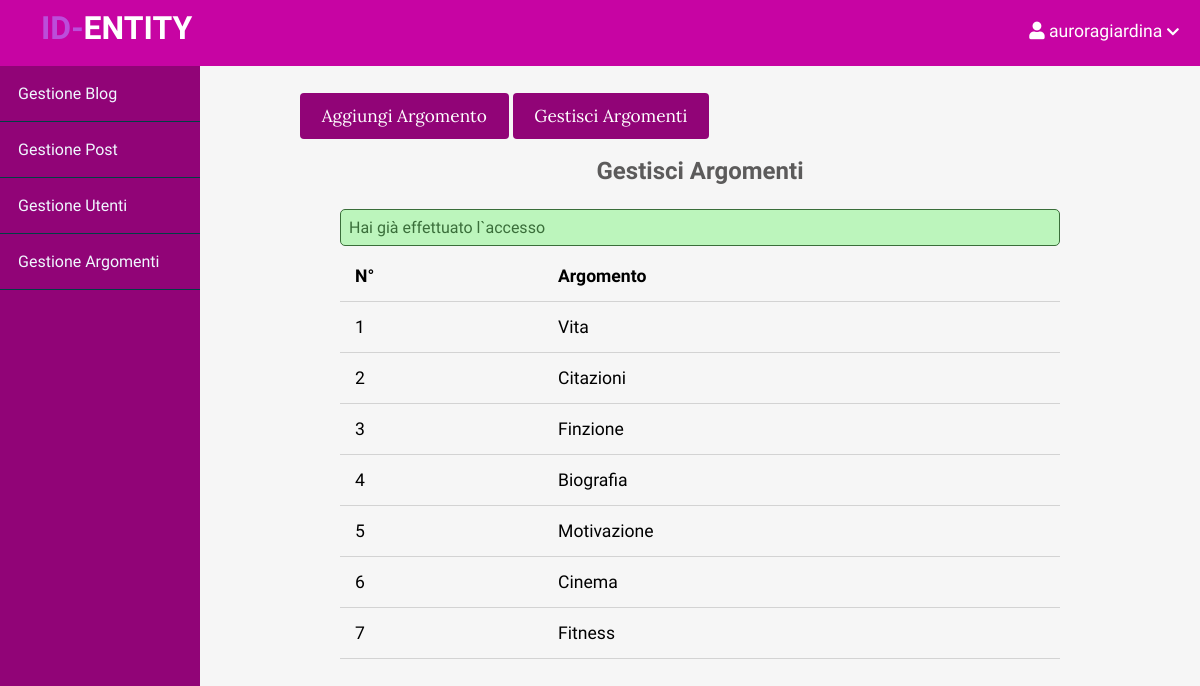
/admin/topics/index.php (signed in), run on the app's committed database.
### tables this page shows
CREATE TABLE `topics` (
  `id` int(11) NOT NULL,
  `name` varchar(100) NOT NULL,
  `description` text NOT NULL
);

### app/controllers/topics.php (called while the page is built, shortened)
<?php
include(ROOT_PATH . "/app/database/db.php");
$table = 'topics';
$topics = selectAll($table);

### app/database/db.php (called while the page is built, shortened)
<?php
require('connect.php');
function selectAll($table, $conditions = [])
{
    global $conn;
    $sql = "SELECT * FROM $table";
    if (empty($conditions)) {
        $stmt = $conn->prepare($sql);
        $stmt->execute();
        $records = $stmt->get_result()->fetch_all(MYSQLI_ASSOC);
        return $records;
    }
}

### admin/topics/index.php (the view, shortened to what this page needs)
<?php include(ROOT_PATH . "/app/controllers/topics.php");
?>
<!DOCTYPE html>
<html lang="en">
    <head>
        <link rel="stylesheet"
            href="https://use.fontawesome.com/releases/v5.7.2/css/all.css"
>
        <link rel="stylesheet" href="../../assets/css/style.css">
        <link rel="stylesheet" href="../../assets/css/admin.css">
    </head>
    <body>
    <?php include(ROOT_PATH . "/app/includes/adminHeader.php"); ?>
        <div class="admin-wrapper">
        <?php include(ROOT_PATH . "/app/includes/adminSidebar.php"); ?>
            <div class="admin-content">
                <div class="button-group">
                    <a href="create.php" class="btn btn-big"style="background:#910477;">Aggiungi Argomento</a>
                    <a href="index.php" class="btn btn-big"style="background:#910477;">Gestisci Argomenti</a>
                </div>
                <div class="content">
                    <h2 class="page-title">Gestisci Argomenti</h2>
                    <?php include(ROOT_PATH . "/app/includes/messages.php"); ?>
                    <?php if( $_SESSION['admin'] !=1): ?>
                    <table>
                        <thead>
                            <th>N°</th>
                            <th>Argomento</th>
                        </thead>
                        <tbody>
                            <?php foreach ($topics as $key => $topic): ?>
                               <tr>
                                    <td><?php echo $key + 1; ?></td>
                                    <td><?php echo $topic['name']; ?></td>
                                </tr>
                            <?php endforeach; ?>
                        </tbody>
                    </table>
                    <?php endif; ?>
                </div>
            </div>
        </div>
    </body>
</html>

### assets/css/style.css (style rules this page uses)
* { box-sizing: border-box; }
html, body { height: 100%; padding: 0px; margin: 0px; background: #f6f6f6; font-family: "Varela Round", -apple-system, BlinkMacSystemFont, "Segoe UI", Roboto, "Helvetica Neue", Arial, sans-serif, "Apple Color Emoji", "Segoe UI Emoji", "Segoe UI Symbol", "Noto Color Emoji"; }
h1, h2, h3, h4, h5, h6 { font-family: "Varela Round", -apple-system, BlinkMacSystemFont, "Segoe UI", Roboto, "Helvetica Neue", Arial, sans-serif, "Apple Color Emoji", "Segoe UI Emoji", "Segoe UI Symbol", "Noto Color Emoji"; color: #5c5b5b; margin: 5px; }
a { text-decoration: none; color: inherit; }
.btn { padding: 0.5rem 1rem; background: #006669; color: white; border: 1px solid transparent; border-radius: 0.25rem; font-size: 1.08em; font-family: "Lora", serif; }
.btn-big { padding: 0.7rem 1.3rem; line-height: 1.3rem; }
.content { width: 90%; margin: 30px auto 30px; }

### assets/css/admin.css (style rules this page uses)
.admin-wrapper { display: flex; height: calc(100% - 66px); }
.admin-wrapper .admin-content { flex: 8; height: 100%; padding: 40px 100px 100px; overflow-y: scroll; }
.admin-content .page-title { text-align: center; margin-bottom: 1.5rem; }
table { width: 100%; border-collapse: collapse; font-size: 1.1rem; }
th, td { padding: 15px; text-align: left; border-bottom: 1px solid #d3d3d3; }

### data on the page
topics: name "Vita"
topics: name "Citazioni"
topics: name "Finzione"
topics: name "Biografia"
topics: name "Motivazione"
topics: name "Cinema"
topics: name "Fitness"

### other printed values
$_SESSION['username'] "auroragiardina"
$_SESSION['message'] "Hai già effettuato l`accesso"
